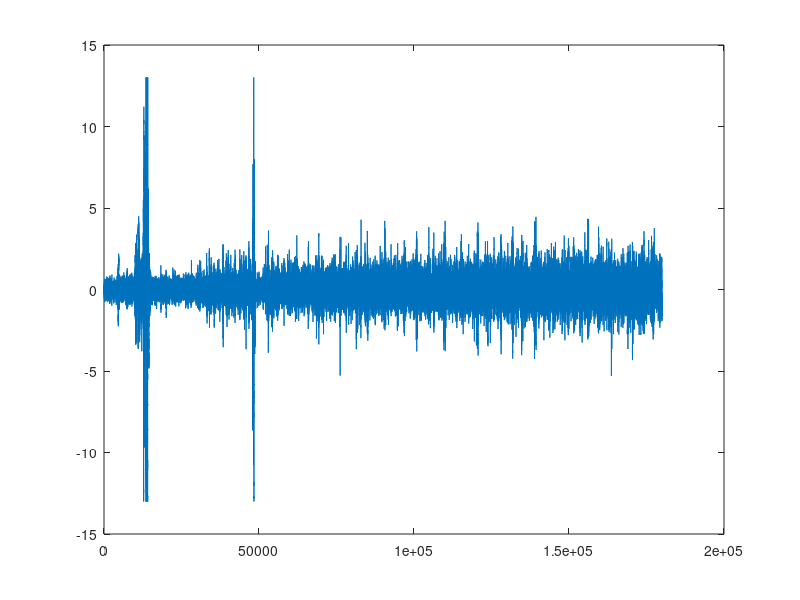

Write MATLAB code to recreate this figure. (Note: this script raises an error after producing the figure.)
%% 
clearvars
close all
clc

p = 8;
alph = 0.1;
evTh = 0.5;            % Evidence threshold
ncomp = 2;

% Load data
load('DREAMS/Subject1.mat')
%y = X(1:round(length(X)/20));

%SigmaIndexTh = 1;
%idxSpindles = SigmaIndex(X, Fs, SigmaIndexTh);

y = X;
%y = zscore(y);

%load(['DREAMS/Filters/Spindles_' num2str(Fs) 'Hz'])
%y = filtfilt(h_b, h_a, y);


y = zscore(y);

figure, plot(y)

%% Kalman Filter
disp('Kalman Filter')
sig2n = 0.2;
[theta, ev_y] = KalmanAR(y, p, alph, sig2n);

figure
subplot(2,1,1)
plot(ev_y)
subplot(2,1,2)
ksdensity(ev_y, linspace(0,1,100))

%% HMM AR
% Initial transitions
A = [0.98 0.02;
    0.02 0.98];
A_ini = A;
sigk = sqrt(sig2n)*ones(1, ncomp);
tic
HMMAR = HMMARLearning(y, ev_y, theta, ncomp, evTh, A, sigk);
toc
%%
plotHMMAR(HMMAR, Fs)
%%
figure, plot(HMMAR.loglike)